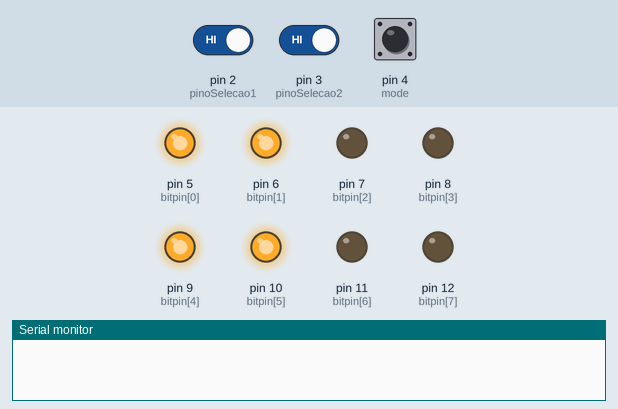
Simulated run of this program. Board: Arduino Nano, built with avr-gcc and run on an emulated ATmega328P. Shown: output pins drawn as LEDs (lit = HIGH), the last lines printed to the serial monitor. The inputs (shaded band) are chosen by the test bench; at power-on: pin 4 (mode) HIGH, pin 3 (pinoSelecao2) HIGH, pin 2 (pinoSelecao1) HIGH.

Above: at 1.2 s.
1.3 s: pin 4 (mode) pulled LOW for 3.2 s
At 1.6 s:
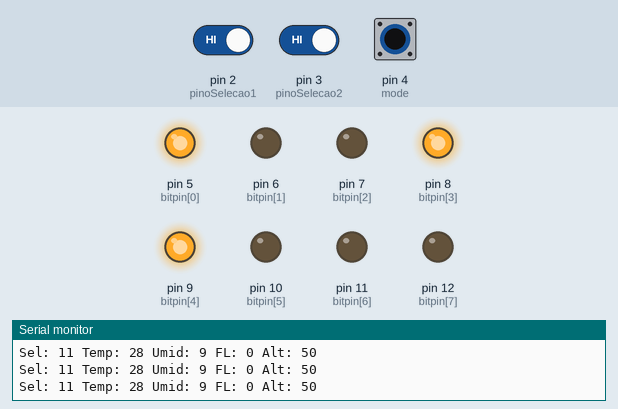
6.0 s: pin 3 (pinoSelecao2) driven LOW
At 6.3 s:
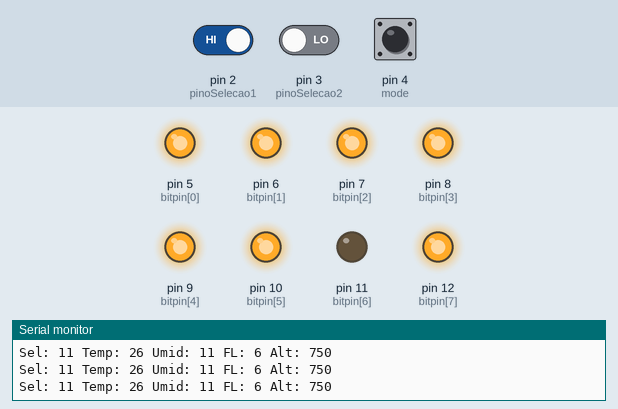
7.5 s: pin 2 (pinoSelecao1) driven LOW
At 8.7 s:
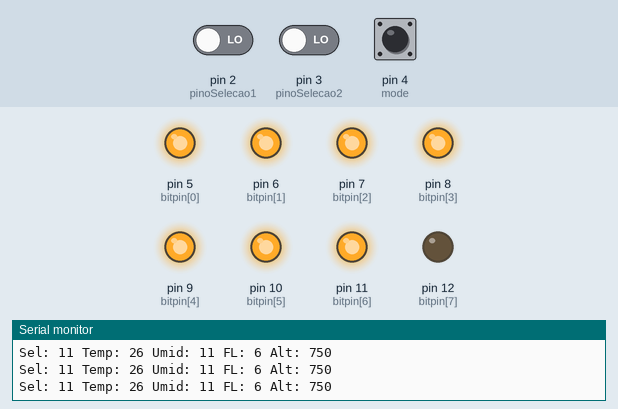
9.0 s: pin 4 (mode) pulled LOW for 0.15 s
At 9.07 s:
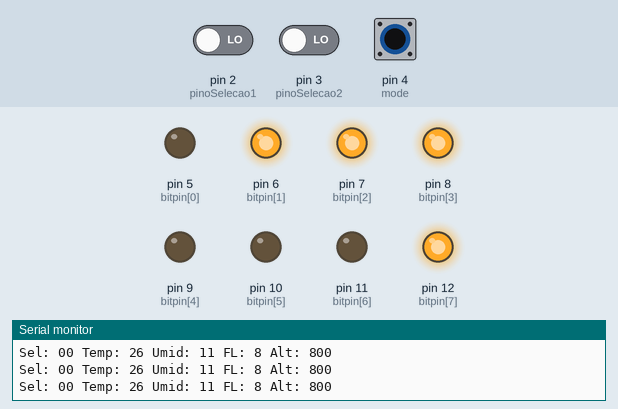
10.6 s: pin 4 (mode) pulled LOW for 1 s
At 11.3 s:
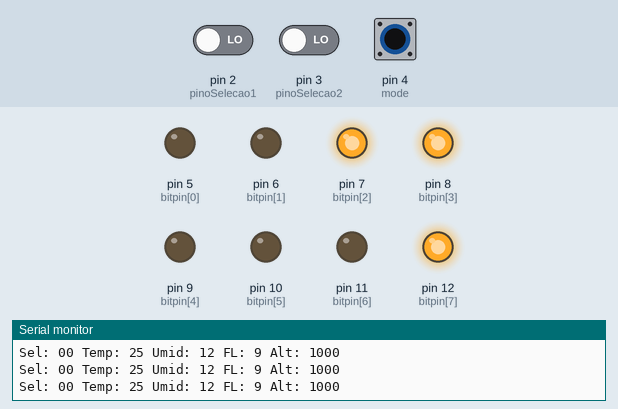
13.1 s: pin 4 (mode) pulled LOW for 1 s
At 13.9 s:
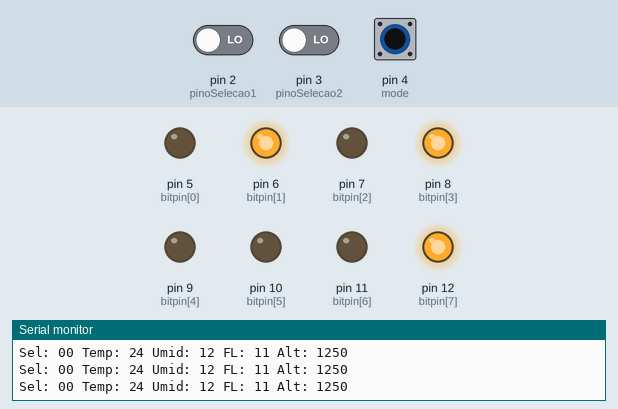
Timing chart, 0 to 16.1 s (numbered marks = the images above; inputs shaded):
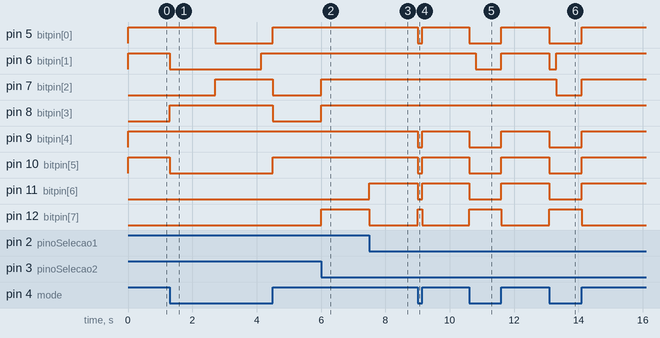

The program:

main.cpp
```cpp
#include <Arduino.h>

const int pinoSelecao1 = 2; // Pino para o primeiro seletor
const int pinoSelecao2 = 3; // Pino para o segundo seletor
const int mode = 4; // Pino para o modo de operação

int bitpin[8] = {5, 6, 7, 8, 9, 10, 11, 12}; // Pinos para os BITS


unsigned long int alt = 0;
unsigned long int lastTime = 0;
int increment, amount = 50;

int calcularTemperatura(int altitude) {
    float lapseRate = -3.5;
    int temperatura = 30 + (lapseRate * altitude / 1000.0);
    if (temperatura < -40) temperatura = -40;
    if (temperatura > 80) temperatura = 80;
    return map(temperatura, -40, 80, 0, 255);
}

float calcularUmidade(int altitude) {
  float lapseRate = 0.3;
  float umid = 10 + (lapseRate * altitude / 100.0);

  if(umid < 0) umid = 0;
  if(umid > 100) umid = 100;

  return map(umid, 0,100, 0,255);
}

float calcularFL(int altitude) {
  float fl = altitude / 100;
  if (fl < 0) fl = 0;
  if (fl > 120) fl = 120;
  return map(fl, 0, 120, 0, 255);
}

void intToBits(int num) {
    int mask = 1;
    for (int i = 0; i < 8; i++) {
      bool bit = (num & mask) ? 1 : 0;
      digitalWrite(bitpin[i], bit);
      mask <<= 1;
    }
}

void emulate () {
  int umid = calcularUmidade(alt);;
  int temp = calcularTemperatura(alt);;
  int fl = calcularFL(alt); ;
  int selecao1 = digitalRead(pinoSelecao1);
  int selecao2 = digitalRead(pinoSelecao2);

  if (selecao1 == LOW && selecao2 == LOW) {
    //temperatura
    intToBits(temp);
    //intToBits(map(20, -40, 80, 0, 255));
  }
  else if (selecao1 == HIGH && selecao2 == LOW) {
    //FL
    intToBits(fl);
    //intToBits(map(120, 0, 120, 0, 255));
  }
  else if (selecao1 == HIGH && selecao2 == HIGH) {
    //Umidade
    intToBits(umid);
    //intToBits(map(0, 0, 100, 0, 255));
  }

  if(millis() - lastTime > 200) {
    alt += increment;
    if (alt >= 12000) increment = -amount;
    else if (alt <= 0) increment = amount;

    lastTime = millis();
  }

  Serial.print("Sel: ");
  Serial.print(selecao1);
  Serial.print(selecao2);
  Serial.print(" Temp: ");
  Serial.print(map(temp, 0, 255, -40, 80));
  Serial.print(" Umid: ");
  Serial.print(map(umid, 0, 255, 0, 100));
  Serial.print(" FL: ");
  Serial.print(map(fl, 0, 255, 0, 120));
  Serial.print(" Alt: ");
  Serial.println(alt);
}

void stableSign () {
  int selecao1 = digitalRead(pinoSelecao1);
  int selecao2 = digitalRead(pinoSelecao2);

  if (selecao1 == LOW && selecao2 == LOW) {
    //temperatura
    int temp = 20;
    intToBits(map(temp, -40, 80, 0, 255));
  }
  else if (selecao1 == HIGH && selecao2 == LOW) {
    //FL
    int fl = 90;
    intToBits(map(90, 0, 120, 0, 255));
  }
  else if (selecao1 == HIGH && selecao2 == HIGH) {
    //Umidade
    int umid = 20;
    intToBits(map(umid, 0, 100, 0, 255));
  }
}

void setup() {
  Serial.begin(115200);
  pinMode(pinoSelecao1, INPUT);
  pinMode(pinoSelecao2, INPUT);
  pinMode(mode, INPUT_PULLUP);

  for (int i = 0; i < 8; i++) {
    pinMode(bitpin[i], OUTPUT);
  }

}

void loop() {
  int modeVal = digitalRead(mode);

  if(modeVal == LOW) emulate();
  else stableSign();

}
```

Measured:
- after the input at 1.3 s, pin 5 (bitpin[0]): HIGH → LOW after 1.4 s, → HIGH 1.8 s later; pin 6 (bitpin[1]): HIGH → LOW at once, → HIGH 2.8 s later; pin 7 (bitpin[2]): LOW → HIGH after 1.4 s, → LOW 1.8 s later; pin 8 (bitpin[3]): LOW → HIGH at once, → LOW 3.2 s later; pin 10 (bitpin[5]): HIGH → LOW at once, → HIGH 3.2 s later
- after the input at 6.0 s, pin 7 (bitpin[2]), pin 8 (bitpin[3]), pin 12 (bitpin[7]): LOW → HIGH at once
- after the input at 7.5 s, pin 11 (bitpin[6]): LOW → HIGH at once; pin 12 (bitpin[7]): HIGH → LOW at once
- after the input at 9.0 s, pin 5 (bitpin[0]), pin 9 (bitpin[4]), pin 10 (bitpin[5]), pin 11 (bitpin[6]): HIGH → LOW at once, → HIGH 0.15 s later; pin 12 (bitpin[7]): LOW → HIGH at once, → LOW 0.15 s later
- after the input at 10.6 s, pin 5 (bitpin[0]), pin 9 (bitpin[4]), pin 10 (bitpin[5]), pin 11 (bitpin[6]): HIGH → LOW at once, → HIGH 1.0 s later; pin 6 (bitpin[1]): HIGH → LOW after 0.21 s, → HIGH 0.79 s later; pin 12 (bitpin[7]): LOW → HIGH at once, → LOW 1.0 s later
- after the input at 13.1 s, pin 5 (bitpin[0]), pin 9 (bitpin[4]), pin 10 (bitpin[5]), pin 11 (bitpin[6]): HIGH → LOW at once, → HIGH 1.0 s later; pin 6 (bitpin[1]): HIGH → LOW at once, → HIGH 0.21 s later; pin 7 (bitpin[2]): HIGH → LOW after 0.21 s, → HIGH 0.79 s later; pin 12 (bitpin[7]): LOW → HIGH at once, → LOW 1.0 s later
